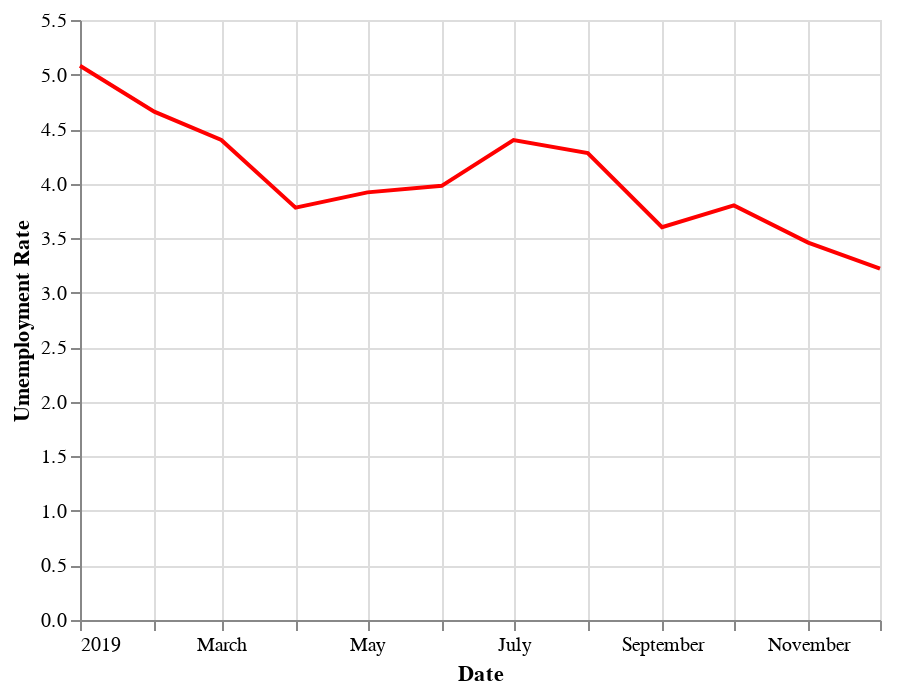

The code cell stored with this chart in its notebook:
### Code cell
unemployment_chart_19 = alt.Chart(unemployment_2019).mark_line(color='red').encode(
    x='Date',
    y='Umemployment Rate',
    tooltip=[
        'Date:T',
        'Umemployment Rate:Q'
    ]
)
unemployment_chart_19

### Figure 1 — Vega-Lite specification as saved in the notebook (floating-point values rounded to 4 significant figures)
{"config": {"view": {"continuousWidth": 400, "continuousHeight": 300}}, "data": {"name": "data-07bfe52c90492712f143d93e085a2d03"}, "mark": {"type": "line", "color": "red"}, "encoding": {"tooltip": [{"type": "temporal", "field": "Date"}, {"type": "quantitative", "field": "Umemployment Rate"}], "x": {"type": "temporal", "field": "Date"}, "y": {"type": "quantitative", "field": "Umemployment Rate"}}, "$schema": "https://vega.github.io/schema/vega-lite/v4.8.1.json", "datasets": {"data-07bfe52c90492712f143d93e085a2d03": [{"Date": "2019-01-01T00:00:00", "Umemployment Rate": 5.08}, {"Date": "2019-02-01T00:00:00", "Umemployment Rate": 4.66}, {"Date": "2019-03-01T00:00:00", "Umemployment Rate": 4.4}, {"Date": "2019-04-01T00:00:00", "Umemployment Rate": 3.78}, {"Date": "2019-05-01T00:00:00", "Umemployment Rate": 3.92}, {"Date": "2019-06-01T00:00:00", "Umemployment Rate": 3.98}, {"Date": "2019-07-01T00:00:00", "Umemployment Rate": 4.4}, {"Date": "2019-08-01T00:00:00", "Umemployment Rate": 4.28}, {"Date": "2019-09-01T00:00:00", "Umemployment Rate": 3.6}, {"Date": "2019-10-01T00:00:00", "Umemployment Rate": 3.8}, {"Date": "2019-11-01T00:00:00", "Umemployment Rate": 3.46}, {"Date": "2019-12-01T00:00:00", "Umemployment Rate": 3.22}]}}
